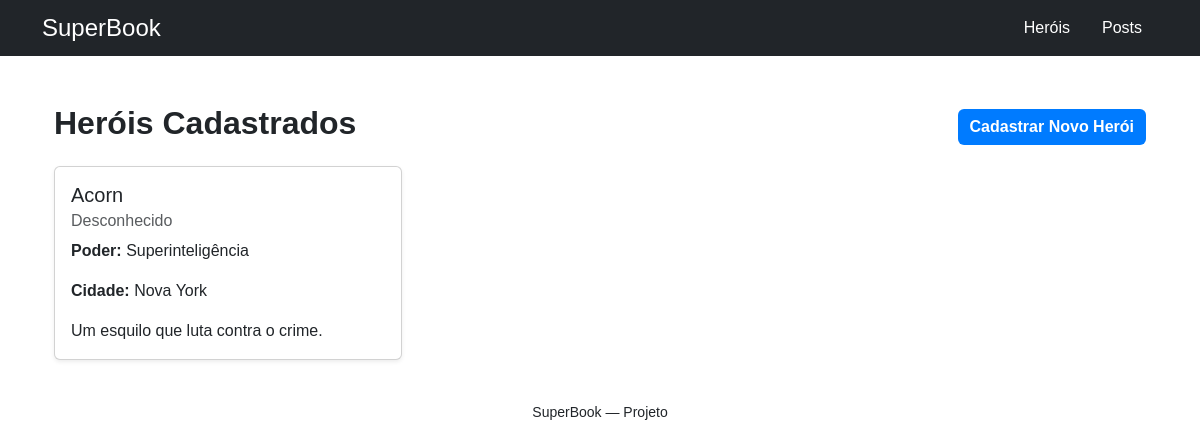
The app's page /heroes/lista/, older data.
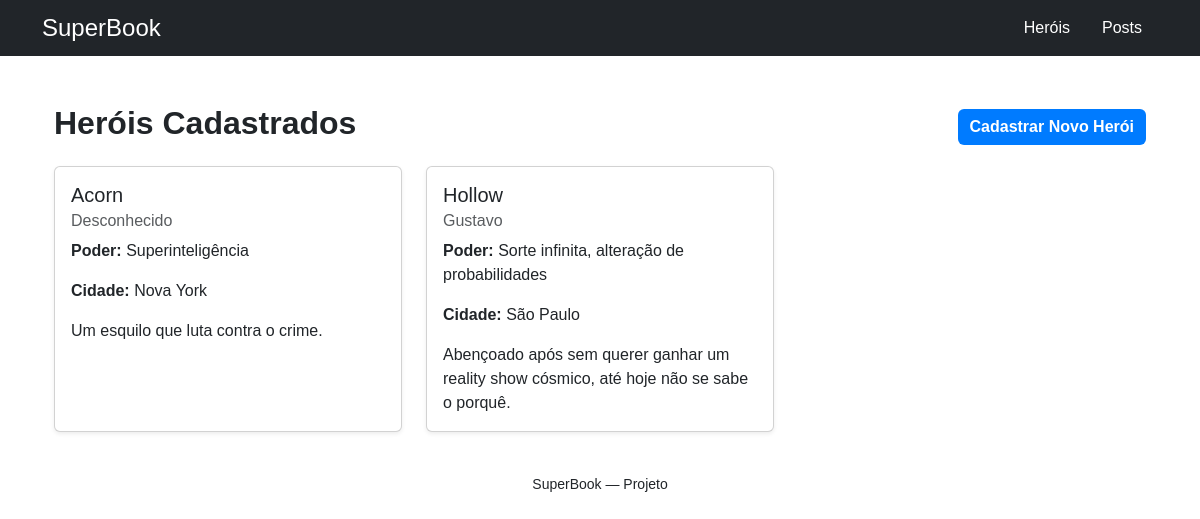
The same page, newer data.
### heroes/models.py (models this page shows, shortened)
class Hero(models.Model):
    codinome = models.CharField(max_length=50, unique=True)
    nome_real = models.CharField(max_length=100, blank=True, null=True)
    poder_principal = models.CharField(max_length=100)
    cidade = models.CharField(max_length=100)
    historia = models.TextField(blank=True, null=True)
    criado_em = models.DateTimeField(auto_now_add=True)

### heroes/views.py (the view)
# urls.py: path('lista/', views.lista_herois, name='lista_herois'),
def lista_herois(request):
    herois = Hero.objects.all()
    return render(request, "heroes/lista_herois.html", {"herois": herois})

### heroes/templates/heroes/lista_herois.html (shortened to what this page needs)
{% extends 'base.html' %}
{% load widget_tweaks %}
{% block content %}
<div class="container mt-5">
    <div class="d-flex justify-content-between align-items-center mb-3">
        <h2>Heróis Cadastrados</h2>
        <a href="{% url 'criar_heroi' %}" class="btn btn-primary">Cadastrar Novo Herói</a>
    </div>
    <div class="row">
        {% for heroi in herois %}
        <div class="col-md-4 mb-3">
            <div class="card shadow-sm h-100">
                <div class="card-body">
                    <h5 class="card-title">{{ heroi.codinome }}</h5>
                    <h6 class="card-subtitle mb-2 text-muted">{{ heroi.nome_real }}</h6>
                    <p class="card-text"><strong>Poder:</strong> {{ heroi.poder_principal }}</p>
                    <p class="card-text"><strong>Cidade:</strong> {{ heroi.cidade }}</p>
                    <p class="card-text">{{ heroi.historia|truncatewords:20 }}</p>
                </div>
            </div>
        </div>
        {% empty %}
        <p>Nenhum herói cadastrado ainda.</p>
        {% endfor %}
    </div>
</div>
{% endblock %}

Row changes from the older to the newer data that the page shows:
added Hero: codinome "Hollow", nome_real "Gustavo", poder_principal "Sorte infinita, alteração de probabilidades", cidade "São Paulo", historia "Abençoado após sem querer ganhar um reality show cósmico, até hoje não se sabe o porquê."
